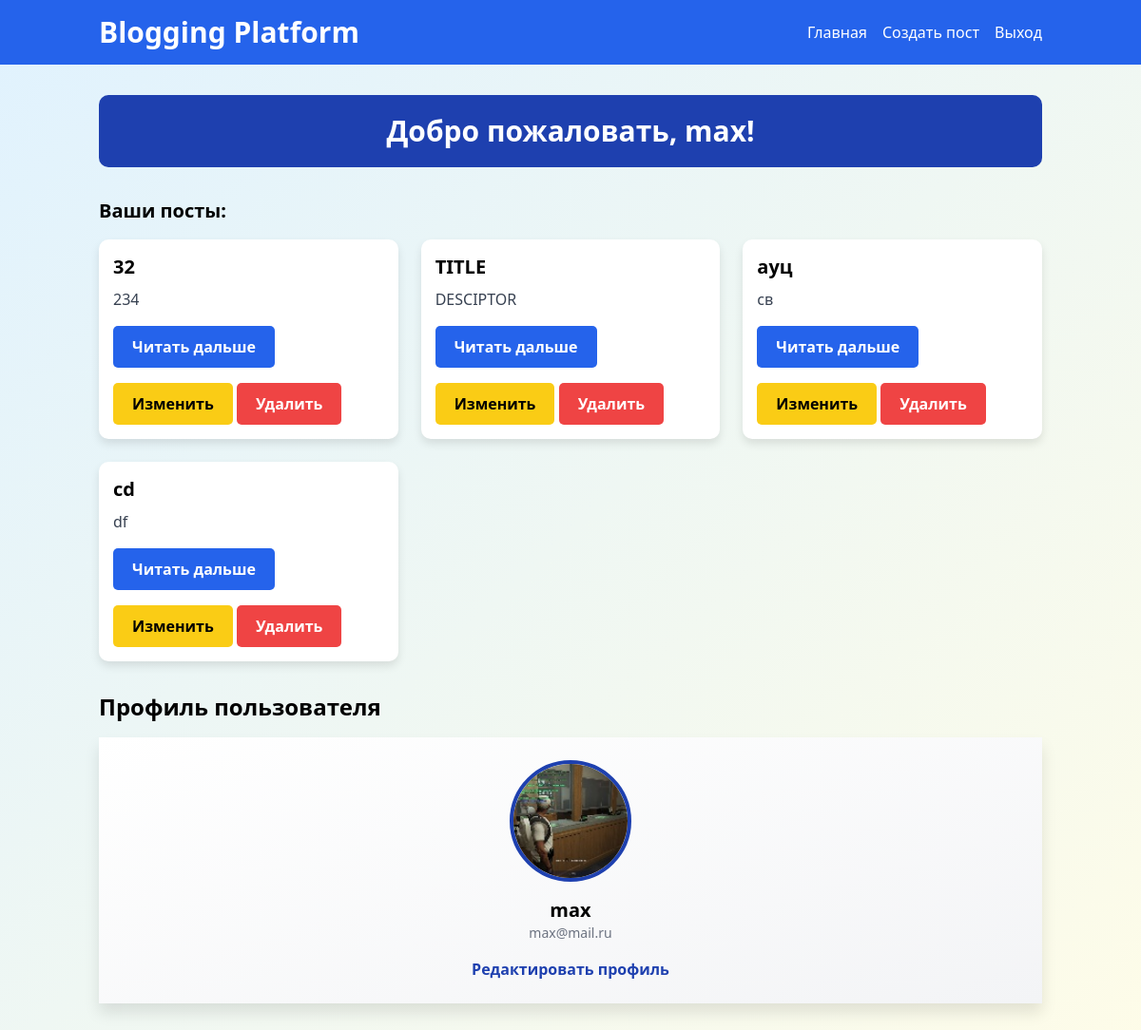
/api/profile/ (signed in), run on the app's committed database.
### blog/models.py (models this page shows, shortened)
class UserProfile(AbstractUser):
    avatar = models.ImageField(upload_to='avatars/', blank=True, null=True)
    bio = models.TextField(blank=True, null=True)
    class Meta:
        verbose_name = "Профиль пользователя"
        verbose_name_plural = "Профили пользователей"

class Post(models.Model):
    title = models.CharField(max_length=200)
    content = models.TextField()
    image = models.ImageField(upload_to='post_images/', blank=True, null=True)  # Поле для изображения
    category = models.ForeignKey(Category, on_delete=models.CASCADE, related_name='posts')
    author = models.ForeignKey(settings.AUTH_USER_MODEL, on_delete=models.CASCADE, related_name='posts')
    created_at = models.DateTimeField(auto_now_add=True)
    updated_at = models.DateTimeField(auto_now=True)
    likes = models.ManyToManyField(settings.AUTH_USER_MODEL, related_name='liked_posts', blank=True)
    dislikes = models.ManyToManyField(settings.AUTH_USER_MODEL, related_name='disliked_posts', blank=True)

### blog/views.py (the view)
# urls.py: path('profile/', profile, name='profile'),
@login_required
def profile(request):
    posts = Post.objects.filter(author=request.user)
    return render(request, 'blog/profile.html', {'posts': posts})

### blog/templates/blog/profile.html (shortened to what this page needs)
<!DOCTYPE html>
<html lang="ru">
<head>
    <link href="https://cdn.jsdelivr.net/npm/tailwindcss@2.0.2/dist/tailwind.min.css" rel="stylesheet">
</head>
<body class="bg-gray-100">
    <header class="bg-blue-600 text-white py-4">
        <div class="container mx-auto flex justify-between items-center px-4">
            <h1 class="text-3xl font-bold">Blogging Platform</h1>
            <nav class="flex space-x-4">
                <a href="{% url 'home' %}" class="text-white hover:underline">Главная</a>
                <a href="{% url 'create_post' %}" class="text-white hover:underline">Создать пост</a>
                <a href="{% url 'logout' %}" class="text-white hover:underline">Выход</a>
            </nav>
        </div>
    </header>
    <div class="container mx-auto py-8 px-4">
        <div class="profile-header text-center mb-8">
            <h2 class="text-3xl font-bold">Добро пожаловать, {{ user.username }}!</h2>
        </div>
        <h3 class="text-xl mb-4 font-semibold">Ваши посты:</h3>
        {% if posts %}
            <div class="grid grid-cols-1 sm:grid-cols-2 lg:grid-cols-3 gap-6">
                {% for post in posts %}
                    <div class="post-card">
                        <h3 class="text-xl font-semibold mb-2">{{ post.title }}</h3>
                        <p class="text-gray-700 mb-4">{{ post.content|truncatewords:20 }}</p>
                        <a href="{% url 'post_detail' post.id %}" class="btn btn-blue">Читать дальше</a>
                        <div class="mt-4">
                            <a href="{% url 'edit_post' post.id %}" class="btn btn-yellow">Изменить</a>
                            <a href="{% url 'delete_post' post.id %}" class="btn btn-red">Удалить</a>
                        </div>
                    </div>
                {% endfor %}
            </div>
        {% else %}
            <p class="text-gray-500">У вас нет постов.</p>
        {% endif %}
        <div class="container mx-auto py-8">
            <h2 class="text-2xl font-semibold mb-4">Профиль пользователя</h2>
            <div class="profile-card p-6 text-center">
                {% if user.avatar %}
                    <img src="{{ user.avatar.url }}" alt="Аватар" class="profile-avatar mb-4 mx-auto">
                {% else %}
                    <p class="text-gray-500">Аватар не установлен</p>
                {% endif %}
                <h3 class="text-xl font-semibold">{{ user.username }}</h3>
                <p class="text-sm text-gray-500">{{ user.email }}</p>
                <a href="{% url 'edit_profile' %}" class="profile-link mt-4 block">Редактировать профиль</a>
            </div>
        </div>
    </div>
</body>
</html>

### blog/templates/blog/profile.html (style rules this page uses)
body { background: linear-gradient(to bottom right, #e0f2fe, #fefce8); font-family: 'Segoe UI', Tahoma, Geneva, Verdana, sans-serif; }
.profile-header { background-color: #1e40af; color: white; padding: 20px; border-radius: 10px; }
.profile-card { box-shadow: 0 10px 15px rgba(0, 0, 0, 0.1); transition: transform 0.3s ease, box-shadow 0.3s ease; background: linear-gradient(to bottom right, #ffffff, #f3f4f6); }
.profile-avatar { width: 128px; height: 128px; border-radius: 50%; object-fit: cover; border: 4px solid #1e40af; }
.profile-link { color: #1e40af; font-weight: bold; text-decoration: none; }
.post-card { background-color: white; padding: 15px; border-radius: 10px; box-shadow: 0 5px 10px rgba(0, 0, 0, 0.1); transition: transform 0.3s ease, box-shadow 0.3s ease; }
.btn { display: inline-block; padding: 10px 20px; border-radius: 5px; font-weight: bold; text-align: center; transition: background-color 0.3s ease; }
.btn-blue { background-color: #2563eb; color: white; }
.btn-yellow { background-color: #facc15; color: black; }
.btn-red { background-color: #ef4444; color: white; }

### data on the page
UserProfile: username "max", avatar (picture), email "max@mail.ru"
Post: title "32", content "234"
Post: title "TITLE", content "DESCIPTOR"
Post: title "ауц", content "св"
Post: title "cd", content "df"
